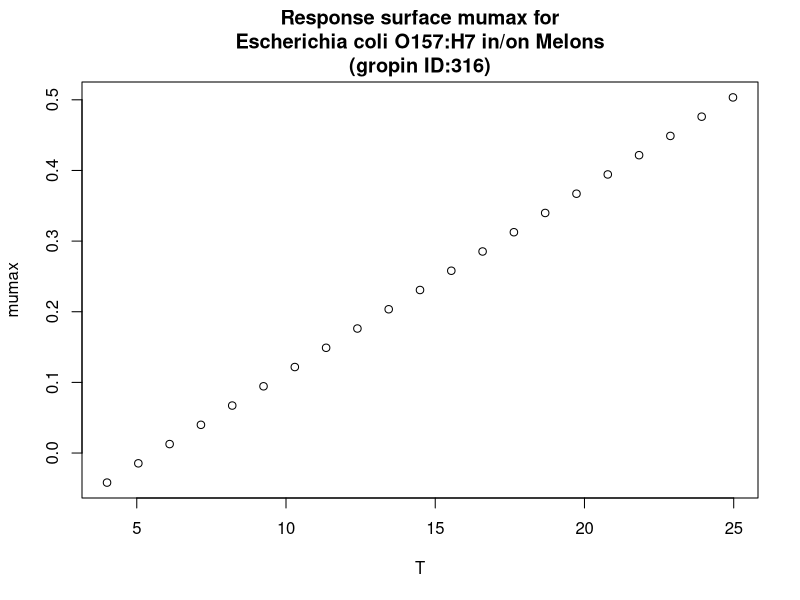

This figure's R source:
#############################
# start of Parameter script
#############################
T <- seq(4.004,24.975024975025,length.out=21)
#############################
# end of Parameter script
#############################
############################# 
# start of Model script Gropin ID 316 
#############################
 
# constant coefficients for this model
 
variables <- data.frame(T)
argumentsPar <- expand.grid(variables)
 
# heart of the model
response_surface <- function(T) {
   mumax <-0.026*(T-5.613)

return(mumax=mumax)
} 

# output parameters
responseSurface <- cbind(argumentsPar,response_surface(argumentsPar['T']))
colnames(responseSurface) <- c(colnames(argumentsPar),'mumax')
#############################
# End of Model script
#############################
############################# 
# start of Visualisation script Gropin ID 316 
#############################
plot(T,responseSurface$'mumax',xlab='T',
                          ylab='mumax',main='Response surface mumax for
Escherichia coli O157:H7 in/on Melons
(gropin ID:316)')
#############################
# End of Visualisation script
#############################
